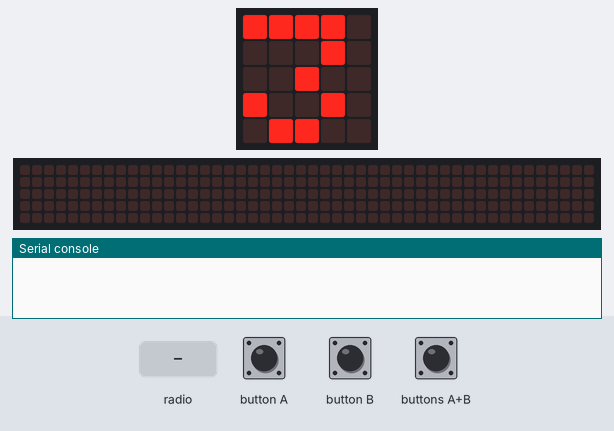
A program run on a simulated BBC micro:bit (MakeCode). Shown: the board's 5×5 LED display, a strip that is not on the board, showing the scrolling text unrolled, the last lines printed to the serial console. The inputs (shaded band) are chosen by the test bench. Random numbers come from a fixed seed; no radio messages arrive unless stated (any console line starting 'radio sent:' is added by the test bench); the 48×5 strip is a reading aid, not a part: it shows the text the display is scrolling, unrolled, one strip-width of it at a time.

Above: at 1.9 s.
2.0 s: radio message "OK" arrives
At 2.07 s:
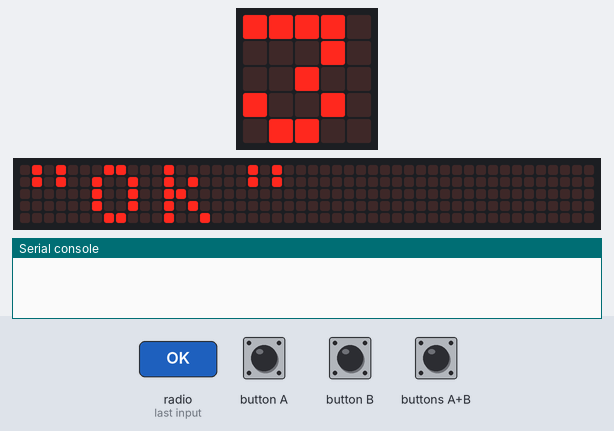
3.9 s: buttons A+B pressed for 0.15 s
4.6 s: radio message "UP" arrives
At 6.9 s:
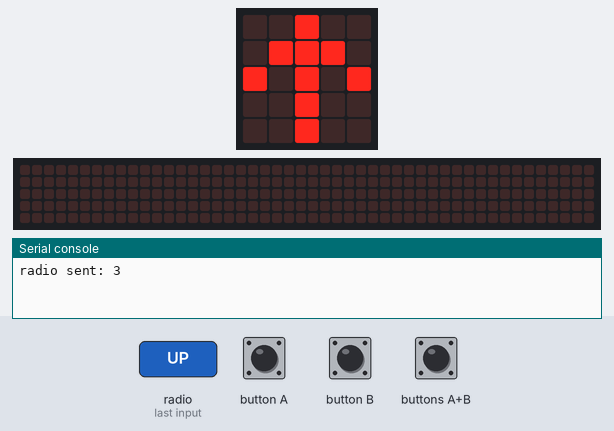
7.6 s: radio message "DOWN" arrives
At 8.6 s:
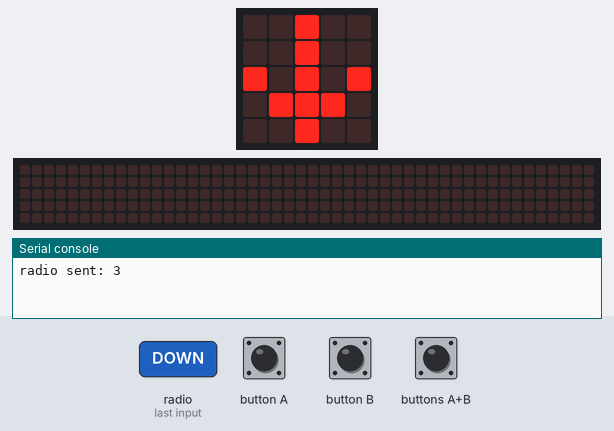
9.3 s: radio message "OK" arrives
At 9.37 s:
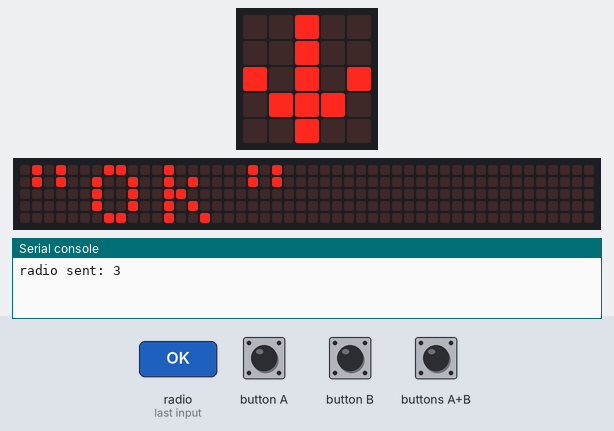
12.3 s: button A pressed for 0.15 s
At 13.9 s:
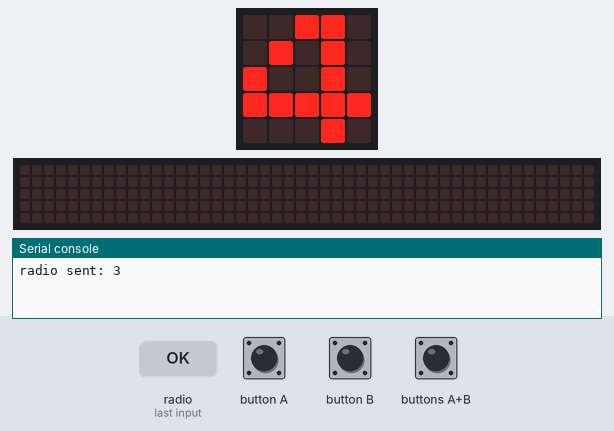
Timing chart, 0 to 14.0 s (numbered marks = the images above; inputs shaded):
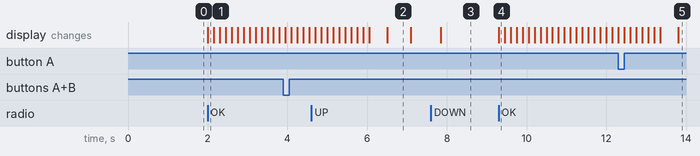

Measured:
- after the input at 2.0 s, the display: changes at once (image 1)
- after the input at 7.6 s, the display: changes after 0.25 s (image 3)
- after the input at 9.3 s, the display: changes at once (image 4)
- what the display in image 2 shows lasts 0.6 s, from 6.5 s to 7.1 s

The program:

main.ts
```typescript
input.onButtonPressed(Button.A, function () {
    answer_key = answer_key + 1
    basic.showNumber(answer_key)
})
input.onButtonPressed(Button.AB, function () {
    radio.sendNumber(answer_key)
    basic.showNumber(answer_key)
})
radio.onReceivedString(function (receivedString) {
    num1 = receivedString
    if (num1 == "UP") {
        basic.showArrow(ArrowNames.North)
    }
    if (num1 == "DOWN") {
        basic.showArrow(ArrowNames.South)
    }
    if (num1 == "OK") {
        basic.showString("\"Ok\"")
    }
})
input.onButtonPressed(Button.B, function () {
    answer_key = answer_key - 1
    basic.showNumber(answer_key)
})
let num1 = ""
let answer_key = 0
radio.setGroup(34)
answer_key = randint(1, 10)
basic.showNumber(answer_key)
```

test.ts
```typescript
// 테스트는 여기로 이동합니다; 이 패키지가 확장으로 사용될 때 컴파일되지 않을 것 입니다.
```
